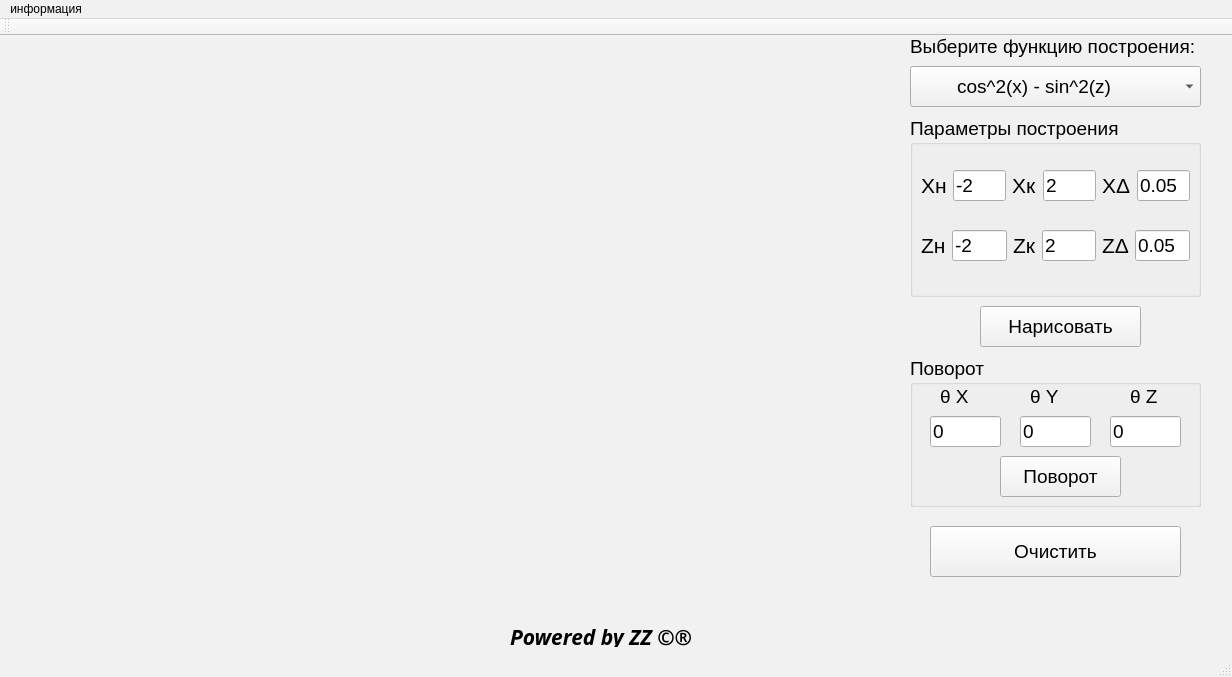
<?xml version="1.0" encoding="UTF-8"?>
<ui version="4.0">
 <class>MainWindow</class>
 <widget class="QMainWindow" name="MainWindow">
  <property name="geometry">
   <rect>
    <x>0</x>
    <y>0</y>
    <width>1232</width>
    <height>677</height>
   </rect>
  </property>
  <property name="palette">
   <palette>
    <active>
     <colorrole role="WindowText">
      <brush brushstyle="SolidPattern">
       <color alpha="255">
        <red>0</red>
        <green>0</green>
        <blue>0</blue>
       </color>
      </brush>
     </colorrole>
     <colorrole role="Button">
      <brush brushstyle="SolidPattern">
       <color alpha="255">
        <red>241</red>
        <green>241</green>
        <blue>241</blue>
       </color>
      </brush>
     </colorrole>
     <colorrole role="Light">
      <brush brushstyle="SolidPattern">
       <color alpha="255">
        <red>255</red>
        <green>255</green>
        <blue>255</blue>
       </color>
      </brush>
     </colorrole>
     <colorrole role="Midlight">
      <brush brushstyle="SolidPattern">
       <color alpha="255">
        <red>248</red>
        <green>248</green>
        <blue>248</blue>
       </color>
      </brush>
     </colorrole>
     <colorrole role="Dark">
      <brush brushstyle="SolidPattern">
       <color alpha="255">
        <red>120</red>
        <green>120</green>
        <blue>120</blue>
       </color>
      </brush>
     </colorrole>
     <colorrole role="Mid">
      <brush brushstyle="SolidPattern">
       <color alpha="255">
        <red>161</red>
        <green>161</green>
        <blue>161</blue>
       </color>
      </brush>
     </colorrole>
     <colorrole role="Text">
      <brush brushstyle="SolidPattern">
       <color alpha="255">
        <red>0</red>
        <green>0</green>
        <blue>0</blue>
       </color>
      </brush>
     </colorrole>
     <colorrole role="BrightText">
      <brush brushstyle="SolidPattern">
       <color alpha="255">
        <red>255</red>
        <green>255</green>
        <blue>255</blue>
       </color>
      </brush>
     </colorrole>
     <colorrole role="ButtonText">
      <brush brushstyle="SolidPattern">
       <color alpha="255">
        <red>0</red>
        <green>0</green>
        <blue>0</blue>
       </color>
      </brush>
     </colorrole>
     <colorrole role="Base">
      <brush brushstyle="SolidPattern">
       <color alpha="255">
        <red>255</red>
        <green>255</green>
        <blue>255</blue>
       </color>
      </brush>
     </colorrole>
     <colorrole role="Window">
      <brush brushstyle="SolidPattern">
       <color alpha="255">
        <red>241</red>
        <green>241</green>
        <blue>241</blue>
       </color>
      </brush>
     </colorrole>
     <colorrole role="Shadow">
      <brush brushstyle="SolidPattern">
       <color alpha="255">
        <red>0</red>
        <green>0</green>
        <blue>0</blue>
       </color>
      </brush>
     </colorrole>
     <colorrole role="AlternateBase">
      <brush brushstyle="SolidPattern">
       <color alpha="255">
        <red>248</red>
        <green>248</green>
        <blue>248</blue>
       </color>
      </brush>
     </colorrole>
     <colorrole role="ToolTipBase">
      <brush brushstyle="SolidPattern">
       <color alpha="255">
        <red>255</red>
        <green>255</green>
        <blue>220</blue>
       </color>
      </brush>
     </colorrole>
     <colorrole role="ToolTipText">
      <brush brushstyle="SolidPattern">
       <color alpha="255">
        <red>0</red>
        <green>0</green>
        <blue>0</blue>
       </color>
      </brush>
     </colorrole>
    </active>
    <inactive>
     <colorrole role="WindowText">
      <brush brushstyle="SolidPattern">
       <color alpha="255">
        <red>0</red>
        <green>0</green>
        <blue>0</blue>
       </color>
      </brush>
     </colorrole>
     <colorrole role="Button">
      <brush brushstyle="SolidPattern">
       <color alpha="255">
        <red>241</red>
        <green>241</green>
        <blue>241</blue>
       </color>
      </brush>
     </colorrole>
     <colorrole role="Light">
      <brush brushstyle="SolidPattern">
       <color alpha="255">
        <red>255</red>
        <green>255</green>
        <blue>255</blue>
       </color>
      </brush>
     </colorrole>
     <colorrole role="Midlight">
      <brush brushstyle="SolidPattern">
       <color alpha="255">
        <red>248</red>
        <green>248</green>
        <blue>248</blue>
       </color>
      </brush>
     </colorrole>
     <colorrole role="Dark">
      <brush brushstyle="SolidPattern">
       <color alpha="255">
        <red>120</red>
        <green>120</green>
        <blue>120</blue>
       </color>
      </brush>
     </colorrole>
     <colorrole role="Mid">
      <brush brushstyle="SolidPattern">
       <color alpha="255">
        <red>161</red>
        <green>161</green>
        <blue>161</blue>
       </color>
      </brush>
     </colorrole>
     <colorrole role="Text">
      <brush brushstyle="SolidPattern">
       <color alpha="255">
        <red>0</red>
        <green>0</green>
        <blue>0</blue>
       </color>
      </brush>
     </colorrole>
     <colorrole role="BrightText">
      <brush brushstyle="SolidPattern">
       <color alpha="255">
        <red>255</red>
        <green>255</green>
        <blue>255</blue>
       </color>
      </brush>
     </colorrole>
     <colorrole role="ButtonText">
      <brush brushstyle="SolidPattern">
       <color alpha="255">
        <red>0</red>
        <green>0</green>
        <blue>0</blue>
       </color>
      </brush>
     </colorrole>
     <colorrole role="Base">
      <brush brushstyle="SolidPattern">
       <color alpha="255">
        <red>255</red>
        <green>255</green>
        <blue>255</blue>
       </color>
      </brush>
     </colorrole>
     <colorrole role="Window">
      <brush brushstyle="SolidPattern">
       <color alpha="255">
        <red>241</red>
        <green>241</green>
        <blue>241</blue>
       </color>
      </brush>
     </colorrole>
     <colorrole role="Shadow">
      <brush brushstyle="SolidPattern">
       <color alpha="255">
        <red>0</red>
        <green>0</green>
        <blue>0</blue>
       </color>
      </brush>
     </colorrole>
     <colorrole role="AlternateBase">
      <brush brushstyle="SolidPattern">
       <color alpha="255">
        <red>248</red>
        <green>248</green>
        <blue>248</blue>
       </color>
      </brush>
     </colorrole>
     <colorrole role="ToolTipBase">
      <brush brushstyle="SolidPattern">
       <color alpha="255">
        <red>255</red>
        <green>255</green>
        <blue>220</blue>
       </color>
      </brush>
     </colorrole>
     <colorrole role="ToolTipText">
      <brush brushstyle="SolidPattern">
       <color alpha="255">
        <red>0</red>
        <green>0</green>
        <blue>0</blue>
       </color>
      </brush>
     </colorrole>
    </inactive>
    <disabled>
     <colorrole role="WindowText">
      <brush brushstyle="SolidPattern">
       <color alpha="255">
        <red>120</red>
        <green>120</green>
        <blue>120</blue>
       </color>
      </brush>
     </colorrole>
     <colorrole role="Button">
      <brush brushstyle="SolidPattern">
       <color alpha="255">
        <red>241</red>
        <green>241</green>
        <blue>241</blue>
       </color>
      </brush>
     </colorrole>
     <colorrole role="Light">
      <brush brushstyle="SolidPattern">
       <color alpha="255">
        <red>255</red>
        <green>255</green>
        <blue>255</blue>
       </color>
      </brush>
     </colorrole>
     <colorrole role="Midlight">
      <brush brushstyle="SolidPattern">
       <color alpha="255">
        <red>248</red>
        <green>248</green>
        <blue>248</blue>
       </color>
      </brush>
     </colorrole>
     <colorrole role="Dark">
      <brush brushstyle="SolidPattern">
       <color alpha="255">
        <red>120</red>
        <green>120</green>
        <blue>120</blue>
       </color>
      </brush>
     </colorrole>
     <colorrole role="Mid">
      <brush brushstyle="SolidPattern">
       <color alpha="255">
        <red>161</red>
        <green>161</green>
        <blue>161</blue>
       </color>
      </brush>
     </colorrole>
     <colorrole role="Text">
      <brush brushstyle="SolidPattern">
       <color alpha="255">
        <red>120</red>
        <green>120</green>
        <blue>120</blue>
       </color>
      </brush>
     </colorrole>
     <colorrole role="BrightText">
      <brush brushstyle="SolidPattern">
       <color alpha="255">
        <red>255</red>
        <green>255</green>
        <blue>255</blue>
       </color>
      </brush>
     </colorrole>
     <colorrole role="ButtonText">
      <brush brushstyle="SolidPattern">
       <color alpha="255">
        <red>120</red>
        <green>120</green>
        <blue>120</blue>
       </color>
      </brush>
     </colorrole>
     <colorrole role="Base">
      <brush brushstyle="SolidPattern">
       <color alpha="255">
        <red>241</red>
        <green>241</green>
        <blue>241</blue>
       </color>
      </brush>
     </colorrole>
     <colorrole role="Window">
      <brush brushstyle="SolidPattern">
       <color alpha="255">
        <red>241</red>
        <green>241</green>
        <blue>241</blue>
       </color>
      </brush>
     </colorrole>
     <colorrole role="Shadow">
      <brush brushstyle="SolidPattern">
       <color alpha="255">
        <red>0</red>
        <green>0</green>
        <blue>0</blue>
       </color>
      </brush>
     </colorrole>
     <colorrole role="AlternateBase">
      <brush brushstyle="SolidPattern">
       <color alpha="255">
        <red>241</red>
        <green>241</green>
        <blue>241</blue>
       </color>
      </brush>
     </colorrole>
     <colorrole role="ToolTipBase">
      <brush brushstyle="SolidPattern">
       <color alpha="255">
        <red>255</red>
        <green>255</green>
        <blue>220</blue>
       </color>
      </brush>
     </colorrole>
     <colorrole role="ToolTipText">
      <brush brushstyle="SolidPattern">
       <color alpha="255">
        <red>0</red>
        <green>0</green>
        <blue>0</blue>
       </color>
      </brush>
     </colorrole>
    </disabled>
   </palette>
  </property>
  <property name="windowTitle">
   <string>MainWindow</string>
  </property>
  <widget class="QWidget" name="centralWidget">
   <widget class="QLabel" name="draw_label">
    <property name="geometry">
     <rect>
      <x>10</x>
      <y>10</y>
      <width>881</width>
      <height>561</height>
     </rect>
    </property>
    <property name="cursor">
     <cursorShape>ArrowCursor</cursorShape>
    </property>
    <property name="text">
     <string/>
    </property>
   </widget>
   <widget class="QLabel" name="label_6">
    <property name="geometry">
     <rect>
      <x>510</x>
      <y>590</y>
      <width>241</width>
      <height>21</height>
     </rect>
    </property>
    <property name="font">
     <font>
      <family>Blade Runner Movie Font</family>
      <pointsize>16</pointsize>
      <weight>75</weight>
      <italic>true</italic>
      <bold>true</bold>
     </font>
    </property>
    <property name="styleSheet">
     <string notr="true"/>
    </property>
    <property name="text">
     <string>Powered by ZZ ©®</string>
    </property>
   </widget>
   <widget class="QComboBox" name="comboBox">
    <property name="geometry">
     <rect>
      <x>910</x>
      <y>30</y>
      <width>291</width>
      <height>41</height>
     </rect>
    </property>
    <property name="font">
     <font>
      <pointsize>14</pointsize>
     </font>
    </property>
    <item>
     <property name="text">
      <string>        cos^2(x) - sin^2(z)</string>
     </property>
    </item>
    <item>
     <property name="text">
      <string>        sin(x) * cos(z)</string>
     </property>
    </item>
    <item>
     <property name="text">
      <string>        cos^2(x) * z^2</string>
     </property>
    </item>
    <item>
     <property name="text">
      <string>        exp(cos(x)) + sin(z) * x</string>
     </property>
    </item>
   </widget>
   <widget class="QGroupBox" name="groupBox">
    <property name="geometry">
     <rect>
      <x>910</x>
      <y>80</y>
      <width>291</width>
      <height>181</height>
     </rect>
    </property>
    <property name="font">
     <font>
      <pointsize>14</pointsize>
     </font>
    </property>
    <property name="title">
     <string>Параметры построения</string>
    </property>
    <widget class="QWidget" name="verticalLayoutWidget">
     <property name="geometry">
      <rect>
       <x>0</x>
       <y>20</y>
       <width>291</width>
       <height>161</height>
      </rect>
     </property>
     <layout class="QVBoxLayout" name="verticalLayout">
      <item>
       <layout class="QHBoxLayout" name="horizontalLayout_2">
        <item>
         <widget class="QLabel" name="LabelxBegin">
          <property name="font">
           <font>
            <pointsize>16</pointsize>
           </font>
          </property>
          <property name="text">
           <string>Xн</string>
          </property>
         </widget>
        </item>
        <item>
         <widget class="QLineEdit" name="xBegin">
          <property name="font">
           <font>
            <pointsize>14</pointsize>
           </font>
          </property>
          <property name="text">
           <string>-2</string>
          </property>
         </widget>
        </item>
        <item>
         <widget class="QLabel" name="LabelxEnd">
          <property name="font">
           <font>
            <pointsize>16</pointsize>
           </font>
          </property>
          <property name="text">
           <string>Xк</string>
          </property>
         </widget>
        </item>
        <item>
         <widget class="QLineEdit" name="xEnd">
          <property name="font">
           <font>
            <pointsize>14</pointsize>
           </font>
          </property>
          <property name="text">
           <string>2</string>
          </property>
         </widget>
        </item>
        <item>
         <widget class="QLabel" name="LabelxDelta">
          <property name="font">
           <font>
            <pointsize>16</pointsize>
           </font>
          </property>
          <property name="text">
           <string>XΔ</string>
          </property>
         </widget>
        </item>
        <item>
         <widget class="QLineEdit" name="xDelta">
          <property name="font">
           <font>
            <pointsize>14</pointsize>
           </font>
          </property>
          <property name="text">
           <string>0.05</string>
          </property>
         </widget>
        </item>
       </layout>
      </item>
      <item>
       <layout class="QHBoxLayout" name="horizontalLayout">
        <item>
         <widget class="QLabel" name="LabelzBegin">
          <property name="font">
           <font>
            <pointsize>16</pointsize>
           </font>
          </property>
          <property name="text">
           <string>Zн</string>
          </property>
         </widget>
        </item>
        <item>
         <widget class="QLineEdit" name="zBegin">
          <property name="font">
           <font>
            <pointsize>14</pointsize>
           </font>
          </property>
          <property name="text">
           <string>-2</string>
          </property>
         </widget>
        </item>
        <item>
         <widget class="QLabel" name="LabelzEnd">
          <property name="font">
           <font>
            <pointsize>16</pointsize>
           </font>
          </property>
          <property name="text">
           <string>Zк</string>
          </property>
         </widget>
        </item>
        <item>
         <widget class="QLineEdit" name="zEnd">
          <property name="font">
           <font>
            <pointsize>14</pointsize>
           </font>
          </property>
          <property name="text">
           <string>2</string>
          </property>
         </widget>
        </item>
        <item>
         <widget class="QLabel" name="LabelzDelta">
          <property name="font">
           <font>
            <pointsize>16</pointsize>
           </font>
          </property>
          <property name="text">
           <string>ZΔ</string>
          </property>
         </widget>
        </item>
        <item>
         <widget class="QLineEdit" name="zDelta">
          <property name="font">
           <font>
            <pointsize>14</pointsize>
           </font>
          </property>
          <property name="text">
           <string>0.05</string>
          </property>
         </widget>
        </item>
       </layout>
      </item>
     </layout>
    </widget>
   </widget>
   <widget class="QLabel" name="label">
    <property name="geometry">
     <rect>
      <x>910</x>
      <y>0</y>
      <width>291</width>
      <height>21</height>
     </rect>
    </property>
    <property name="font">
     <font>
      <pointsize>14</pointsize>
     </font>
    </property>
    <property name="text">
     <string>Выберите функцию построения:</string>
    </property>
   </widget>
   <widget class="QPushButton" name="drawButton">
    <property name="geometry">
     <rect>
      <x>980</x>
      <y>270</y>
      <width>161</width>
      <height>41</height>
     </rect>
    </property>
    <property name="font">
     <font>
      <pointsize>14</pointsize>
     </font>
    </property>
    <property name="text">
     <string>Нарисовать</string>
    </property>
   </widget>
   <widget class="QGroupBox" name="groupBox_2">
    <property name="geometry">
     <rect>
      <x>910</x>
      <y>320</y>
      <width>291</width>
      <height>151</height>
     </rect>
    </property>
    <property name="font">
     <font>
      <pointsize>14</pointsize>
     </font>
    </property>
    <property name="title">
     <string>Поворот</string>
    </property>
    <widget class="QLabel" name="label_2">
     <property name="geometry">
      <rect>
       <x>30</x>
       <y>30</y>
       <width>51</width>
       <height>21</height>
      </rect>
     </property>
     <property name="font">
      <font>
       <pointsize>14</pointsize>
      </font>
     </property>
     <property name="text">
      <string>θ X</string>
     </property>
    </widget>
    <widget class="QLineEdit" name="tetax">
     <property name="geometry">
      <rect>
       <x>20</x>
       <y>60</y>
       <width>71</width>
       <height>31</height>
      </rect>
     </property>
     <property name="font">
      <font>
       <pointsize>14</pointsize>
      </font>
     </property>
     <property name="text">
      <string>0</string>
     </property>
     <property name="placeholderText">
      <string/>
     </property>
    </widget>
    <widget class="QLabel" name="label_3">
     <property name="geometry">
      <rect>
       <x>120</x>
       <y>30</y>
       <width>51</width>
       <height>21</height>
      </rect>
     </property>
     <property name="font">
      <font>
       <pointsize>14</pointsize>
      </font>
     </property>
     <property name="text">
      <string>θ Y</string>
     </property>
    </widget>
    <widget class="QLineEdit" name="tetay">
     <property name="geometry">
      <rect>
       <x>110</x>
       <y>60</y>
       <width>71</width>
       <height>31</height>
      </rect>
     </property>
     <property name="font">
      <font>
       <pointsize>14</pointsize>
      </font>
     </property>
     <property name="text">
      <string>0</string>
     </property>
    </widget>
    <widget class="QLabel" name="label_4">
     <property name="geometry">
      <rect>
       <x>220</x>
       <y>30</y>
       <width>51</width>
       <height>21</height>
      </rect>
     </property>
     <property name="font">
      <font>
       <pointsize>14</pointsize>
      </font>
     </property>
     <property name="text">
      <string>θ Z</string>
     </property>
    </widget>
    <widget class="QLineEdit" name="tetaz">
     <property name="geometry">
      <rect>
       <x>200</x>
       <y>60</y>
       <width>71</width>
       <height>31</height>
      </rect>
     </property>
     <property name="font">
      <font>
       <pointsize>14</pointsize>
      </font>
     </property>
     <property name="text">
      <string>0</string>
     </property>
    </widget>
    <widget class="QPushButton" name="rotateButton">
     <property name="geometry">
      <rect>
       <x>90</x>
       <y>100</y>
       <width>121</width>
       <height>41</height>
      </rect>
     </property>
     <property name="font">
      <font>
       <pointsize>14</pointsize>
      </font>
     </property>
     <property name="text">
      <string>Поворот</string>
     </property>
    </widget>
   </widget>
   <widget class="QPushButton" name="clearButton">
    <property name="geometry">
     <rect>
      <x>930</x>
      <y>490</y>
      <width>251</width>
      <height>51</height>
     </rect>
    </property>
    <property name="font">
     <font>
      <pointsize>14</pointsize>
     </font>
    </property>
    <property name="text">
     <string>Очистить</string>
    </property>
   </widget>
  </widget>
  <widget class="QToolBar" name="mainToolBar">
   <attribute name="toolBarArea">
    <enum>TopToolBarArea</enum>
   </attribute>
   <attribute name="toolBarBreak">
    <bool>false</bool>
   </attribute>
  </widget>
  <widget class="QStatusBar" name="statusBar"/>
  <widget class="QMenuBar" name="menuBar">
   <property name="geometry">
    <rect>
     <x>0</x>
     <y>0</y>
     <width>1232</width>
     <height>20</height>
    </rect>
   </property>
   <widget class="QMenu" name="menu">
    <property name="title">
     <string>информация</string>
    </property>
   </widget>
   <addaction name="menu"/>
  </widget>
 </widget>
 <layoutdefault spacing="6" margin="11"/>
 <resources/>
 <connections/>
</ui>
